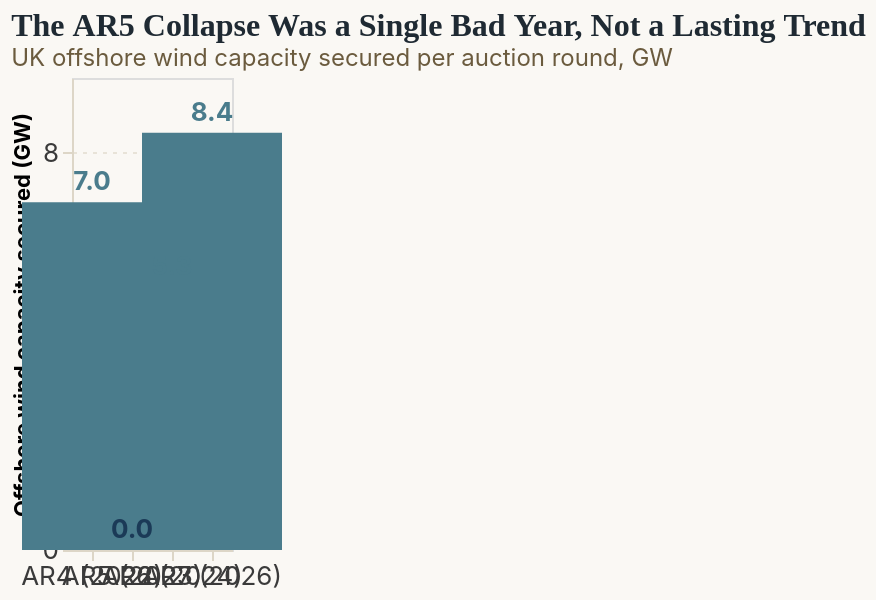

This figure's Vega-Lite source:
### Vega-Lite specification from a JSON file in a GitHub repository (floating-point values rounded to 4 significant figures)
{"$schema": "https://vega.github.io/schema/vega-lite/v5.json", "title": {"text": "The AR5 Collapse Was a Single Bad Year, Not a Lasting Trend", "subtitle": "UK offshore wind capacity secured per auction round, GW", "anchor": "start", "font": "Merriweather, serif", "fontSize": 16, "subtitleFontSize": 12, "color": "#1F2A33", "subtitleColor": "#6B5B3E"}, "width": "container", "height": 300, "autosize": {"type": "fit", "contains": "padding"}, "background": "#FAF8F4", "data": {"values": [{"round": "AR4 (2022)", "gw": 7.0}, {"round": "AR5 (2023)", "gw": 0}, {"round": "AR6 (2024)", "gw": 5.3}, {"round": "AR7 (2026)", "gw": 8.4}]}, "encoding": {"x": {"field": "round", "type": "nominal", "title": null, "sort": ["AR4 (2022)", "AR5 (2023)", "AR6 (2024)", "AR7 (2026)"], "axis": {"labelAngle": 0}}, "y": {"field": "gw", "type": "quantitative", "title": "Offshore wind capacity secured (GW)", "scale": {"domain": [0, 9.5]}}, "color": {"condition": {"test": "datum.round == 'AR5 (2023)'", "value": "#1B3A57"}, "value": "#4A7C8C"}, "tooltip": [{"field": "round", "type": "nominal", "title": "Auction round"}, {"field": "gw", "type": "quantitative", "title": "Capacity (GW)"}]}, "layer": [{"mark": {"type": "bar", "size": 70}}, {"mark": {"type": "text", "dy": -10, "fontWeight": "bold", "fontSize": 13, "color": "#1F2A33"}, "encoding": {"text": {"field": "gw", "type": "quantitative", "format": ".1f"}}}], "config": {"font": "Inter, sans-serif", "axis": {"labelFont": "Inter, sans-serif", "labelColor": "#3A3A3A", "labelFontSize": 13, "domainColor": "#DDD6C7", "tickColor": "#DDD6C7", "gridDash": [2, 3], "gridColor": "#DDD6C7", "gridOpacity": 0.6}}}
